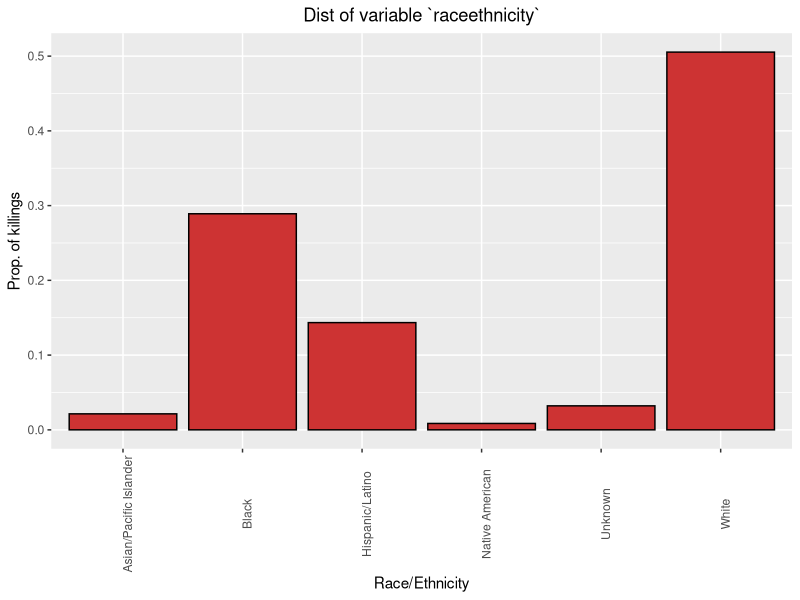
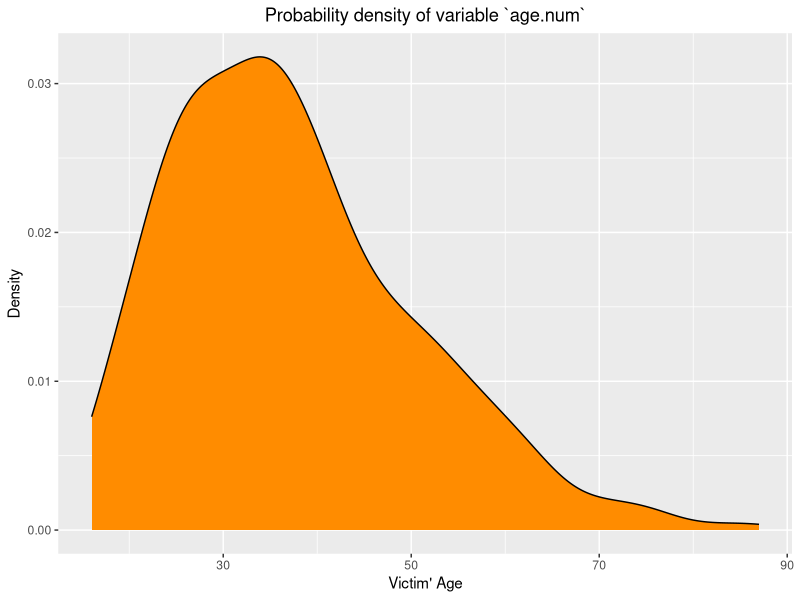
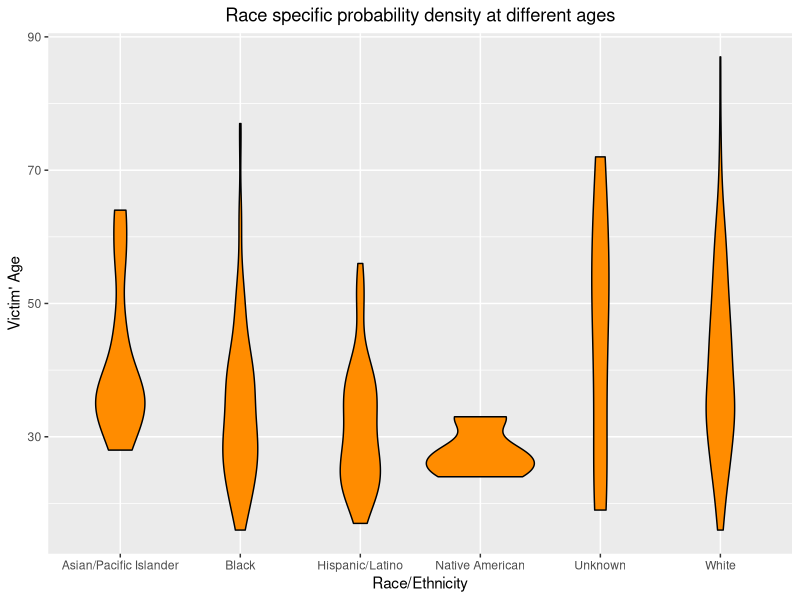
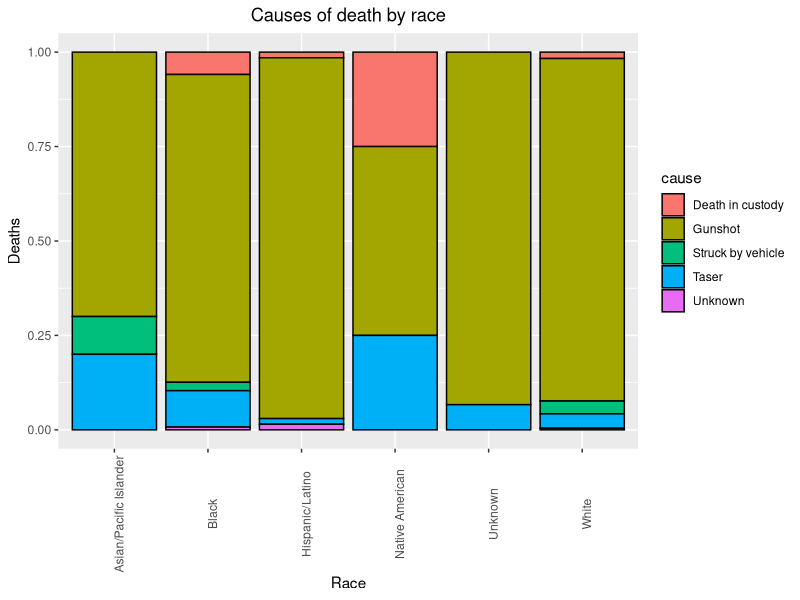
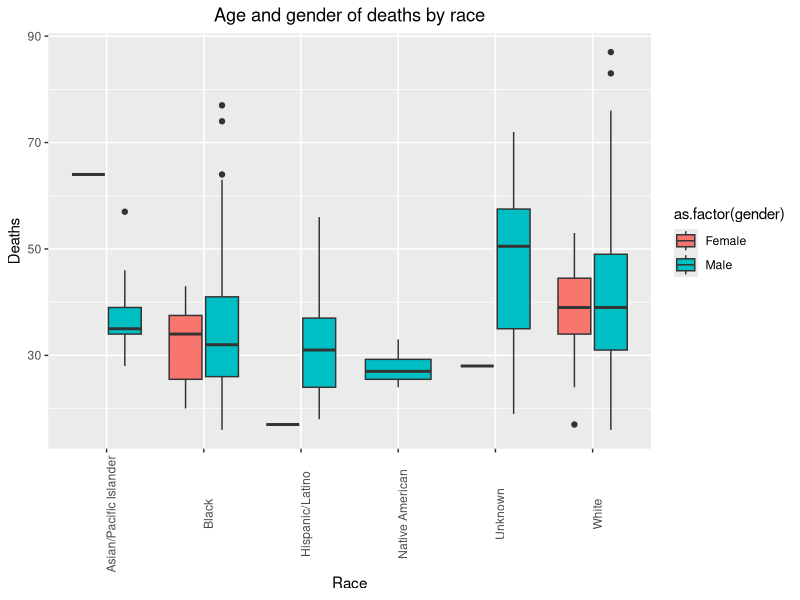
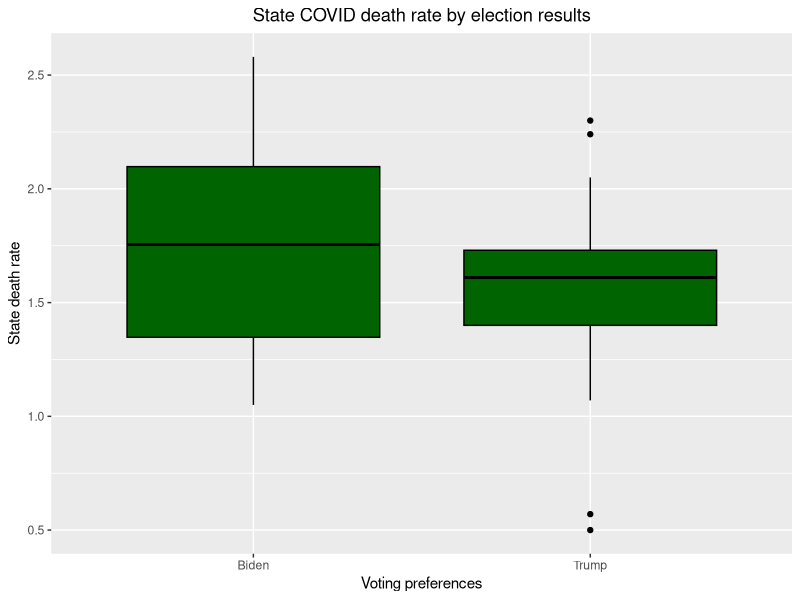

The R source for these figures, in order:
# title: "Homework2"
# author: "Dima Mikhaylov"
# date: "9/11/2021"

# As per homework guidelines:
# 9. Please also upload your R script containing the code you used to answer any of the
# questions. This allows me to refer to your work and give credit if needed.

library(tidyverse)

# Part 1

PoliceKillings <- read.csv('PoliceKillings.csv', header=TRUE)

round(prop.table(table(PoliceKillings$raceethnicity), ) *100, 2)

raceethnicity_prop <- PoliceKillings %>%
  group_by(raceethnicity)%>%
  summarise(Counts=n())%>%
  mutate(Percent=Counts/nrow(PoliceKillings))

ggplot(raceethnicity_prop, aes(x=raceethnicity, y=Percent))+
  geom_bar(fill="brown3", color='black', stat="identity")+
  theme(axis.text.x=element_text(angle=90),
        plot.title=element_text(hjust=0.5))+
  labs(x="Race/Ethnicity", y="Prop. of killings", title="Dist of variable `raceethnicity`")

PoliceKillings$age.num <- as.numeric(PoliceKillings$age)
is.numeric(PoliceKillings$age.num)

ggplot(PoliceKillings, aes(x=age.num))+
  geom_density(fill="darkorange", color='black')+
  theme(plot.title=element_text(hjust=0.5))+
  labs(x="Victim' Age", y="Density", title="Probability density of variable `age.num`")

ggplot(PoliceKillings, aes(x=raceethnicity, y=age.num))+
  geom_violin(fill="darkorange", color='black')+
  theme(plot.title=element_text(hjust=0.5))+
  labs(x="Race/Ethnicity", y="Victim' Age", title="Race specific probability density at different ages")

round(prop.table(table(PoliceKillings$cause))*100, 2)

ggplot(PoliceKillings, aes(x=raceethnicity, fill=cause))+
  geom_bar(color='black', position="fill")+
  theme(axis.text.x=element_text(angle=90),
        plot.title=element_text(hjust=0.5))+
  labs(x="Race", y="Deaths", title="Causes of death by race")

round(prop.table(table(PoliceKillings$raceethnicity, PoliceKillings$gender), ) *100, 2)

ggplot(PoliceKillings, aes(x=raceethnicity, y=age.num, fill=as.factor(gender)))+
  geom_boxplot(fcolor='black')+
  theme(axis.text.x=element_text(angle=90),
        plot.title=element_text(hjust=0.5))+
  labs(x="Race", y="Deaths", title="Age and gender of deaths by race")


# Part 2

Covid <- read.csv('stateCovid.csv', header=TRUE) #, row.names=1)

Election <- read.csv('State_pop_election.csv', header=TRUE)
Merged <- merge( Covid, Election, by.x="state", by.y = "State")
head(Merged)

ggplot(Merged[!is.na(Merged$Election),], aes(x=Election, y=state_rate))+
  geom_boxplot(fill="darkgreen", color='black')+
  theme(plot.title=element_text(hjust=0.5))+
  labs(x="Voting preferences", y="State death rate", title="State COVID death rate by election results")

